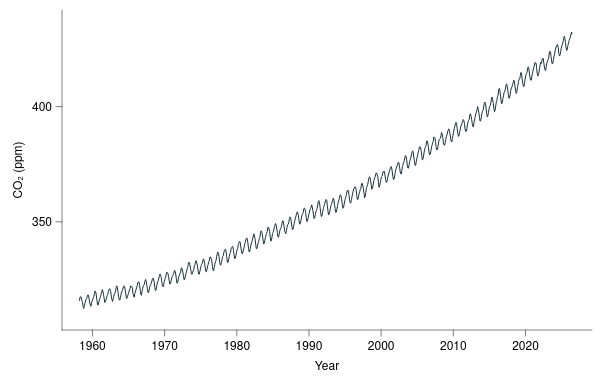

This figure's Vega-Lite source:
### Vega-Lite specification from a JSON file in a GitHub repository (floating-point values rounded to 4 significant figures; data arrays with more than 128 entries replaced by an {"elided": "..."} marker saying what was removed)
{"background": null, "config": {"arc": {"fill": "#DBDBDB", "fillOpacity": 1.0, "innerRadius": 40.0, "padAngle": 0.03, "stroke": "black", "strokeOpacity": 1, "strokeWidth": 0.25}, "area": {"fill": "#DBDBDB", "fillOpacity": 1.0, "stroke": "black", "strokeOpacity": 1, "strokeWidth": 0.25}, "axis": {"domain": true, "domainCap": "round", "domainColor": "black", "domainWidth": 0.25, "grid": false, "gridCap": "round", "gridColor": "#F1F1F1", "gridDash": [0, 0], "gridOpacity": 1.0, "gridWidth": 0.25, "labelColor": "black", "labelFont": "Helvetica Neue, HelveticaNeue, Helvetica, Arial, sans-serif", "labelFontSize": 6, "labelFontStyle": "normal", "labelFontWeight": 400, "offset": 0, "ticks": true, "tickCap": "round", "tickColor": "black", "tickRound": false, "tickSize": 3.0, "tickWidth": 0.25, "titleColor": "black", "titleFont": "Helvetica Neue, HelveticaNeue, Helvetica, Arial, sans-serif", "titleFontSize": 6, "titleFontStyle": "normal", "titleFontWeight": 400}, "axisX": {"domain": true, "labelAlign": "center", "labelAngle": 0, "labels": true, "ticks": true, "translate": 0}, "axisY": {"domain": true, "labelAlign": "right", "labelAngle": 0, "labels": true, "ticks": true, "translate": 0}, "axisRight": {"domain": true, "labelAlign": "left", "labelAngle": 0, "labels": true, "ticks": true, "translate": 0}, "axisTop": {"domain": true, "labelAlign": "center", "labelAngle": 0, "labels": true, "ticks": true, "translate": 0}, "axisBand": {"tickOffset": 0}, "bar": {"fill": "#DBDBDB", "fillOpacity": 1.0, "stroke": "black", "strokeOpacity": 1, "strokeWidth": 0.25}, "boxplot": {"size": 14.4, "ticks": {"cornerRadius": 0.25, "fill": "black", "opacity": 1, "size": 7.2, "thickness": 0.25}, "box": {"fillOpacity": 1.0, "stroke": "black", "strokeOpacity": 1, "strokeWidth": 0.25}, "median": {"cornerRadius": 0, "fill": "black", "fillOpacity": 1.0, "opacity": 1, "size": 14.4, "thickness": 0.25}, "rule": {"fill": "black", "fillOpacity": 1.0, "size": 16.0, "stroke": "black", "strokeDash": [0, 0], "strokeOpacity": 1, "strokeWidth": 0.25}, "outliers": {"color": "black", "fill": "black", "fillOpacity": 1.0, "size": 0, "stroke": "black", "strokeOpacity": 1, "strokeWidth": 0.25}}, "circle": {"fill": "black", "fillOpacity": 1.0, "size": 2.0, "stroke": null, "strokeOpacity": 1, "strokeWidth": 0.25}, "errorband": {"band": {"fillOpacity": 0.6, "stroke": null, "strokeWidth": 0.25, "strokeOpacity": 1}, "borders": {"opacity": 0, "strokeOpacity": 1, "strokeWidth": 0.25}}, "errorbar": {"opacity": 1, "rule": {"strokeDash": [0, 0], "strokeWidth": 0.25}, "ticks": {"color": "black", "cornerRadius": 0.125, "opacity": 1, "size": 9.6, "thickness": 0.25}, "thickness": 0.25}, "font": "Helvetica Neue, HelveticaNeue, Helvetica, Arial, sans-serif", "geoshape": {"fill": "#DBDBDB", "fillOpacity": 1.0, "stroke": "black", "strokeOpacity": 1, "strokeWidth": 0.25}, "header": {"labelColor": "black", "labelFont": "Helvetica Neue, HelveticaNeue, Helvetica, Arial, sans-serif", "labelFontSize": 6, "labelFontStyle": "normal", "labelFontWeight": 400, "titleColor": "black", "titleFont": "Helvetica Neue, HelveticaNeue, Helvetica, Arial, sans-serif", "titleFontSize": 6, "titleFontStyle": "normal", "titleFontWeight": 400, "titlePadding": 0}, "legend": {"disable": false, "offset": 4.5, "titlePadding": 4, "labelOffset": 2, "gradientLabelOffset": 2, "columnPadding": 4, "rowPadding": 2, "gradientThickness": 5, "gradientOpacity": 1.0, "gradientStrokeColor": "black", "gradientStrokeWidth": 0.25, "labelColor": "black", "labelFont": "Helvetica Neue, HelveticaNeue, Helvetica, Arial, sans-serif", "labelFontSize": 6, "labelFontStyle": "normal", "labelFontWeight": 400, "strokeColor": "black", "strokeWidth": 0, "symbolSize": 36, "symbolStrokeColor": "black", "symbolStrokeWidth": 0.25, "titleColor": "black", "titleFont": "Helvetica Neue, HelveticaNeue, Helvetica, Arial, sans-serif", "titleFontSize": 6, "titleFontStyle": "normal", "titleFontWeight": 400}, "line": {"color": "black", "stroke": "black", "strokeCap": "butt", "strokeDash": [0, 0], "strokeOpacity": 1, "strokeWidth": 0.5}, "point": {"filled": true, "fill": "#DBDBDB", "fillOpacity": 1.0, "size": 8.0, "stroke": "black", "strokeOpacity": 1, "strokeWidth": 0.25}, "range": {"category": ["#9D9D9D", "#28287D", "#004225", "#47266F", "#00605D", "#DBDBDB", "#7983C1", "#6E927B", "#937FB4", "#699A97"], "diverging": {"scheme": ["#4F4265", "#6A5C82", "#85789D", "#A196B7", "#BDB5CE", "#D8D6DD", "#F6F6F6", "#CED8D7", "#9DBFBD", "#75A3A0", "#518683", "#326967", "#164D4B"]}, "heatmap": {"scheme": ["#440154", "#472270", "#433E82", "#38598C", "#2C728E", "#238A8D", "#24A086", "#39B578", "#5DC862", "#96D646", "#CAE02D", "#FDE724"]}, "ordinal": {"scheme": ["#F1F1F1", "#DBDBDB", "#C6C6C6", "#B2B2B2", "#9D9D9D", "#898989", "#767676", "#636363", "#515151", "#404040", "#2F2F2F", "#1F1F1F"]}, "ramp": {"scheme": ["#440154", "#472270", "#433E82", "#38598C", "#2C728E", "#238A8D", "#24A086", "#39B578", "#5DC862", "#96D646", "#CAE02D", "#FDE724"]}}, "rule": {"color": "black", "stroke": "black", "strokeCap": "round", "strokeDash": [2, 2], "strokeOpacity": 1, "strokeWidth": 0.25}, "scale": {"barBandPaddingInner": 0.1, "rectBandPaddingInner": 0, "tickBandPaddingInner": 0.1, "bandPaddingOuter": 0.1, "bandWithNestedOffsetPaddingInner": 0.2, "bandWithNestedOffsetPaddingOuter": 0.2, "offsetBandPaddingInner": 0, "offsetBandPaddingOuter": 0, "continuousPadding": 8.0, "round": false}, "rect": {"fill": "#DBDBDB", "fillOpacity": 1.0, "stroke": "black", "strokeOpacity": 1, "strokeWidth": 0.25}, "square": {"fill": "#DBDBDB", "fillOpacity": 1.0, "size": 16.0, "stroke": "black", "strokeOpacity": 1, "strokeWidth": 0.25}, "text": {"color": "black", "font": "Helvetica Neue, HelveticaNeue, Helvetica, Arial, sans-serif", "fontSize": 6, "fontStyle": "normal", "fontWeight": 400}, "tick": {"color": "black", "cornerRadius": 0.125, "opacity": 1.0, "size": 14.4, "thickness": 0.25}, "title": {"anchor": "middle", "frame": "group", "color": "black", "font": "Helvetica Neue, HelveticaNeue, Helvetica, Arial, sans-serif", "fontSize": 6, "fontStyle": "normal", "fontWeight": 400, "subtitleColor": "black", "subtitleFont": "Helvetica Neue, HelveticaNeue, Helvetica, Arial, sans-serif", "subtitleFontSize": 6, "subtitleFontStyle": "normal", "subtitleFontWeight": 400}, "trail": {"color": "black", "opacity": 1, "size": 0.5}, "view": {"continuousWidth": 265, "continuousHeight": 160, "discreteWidth": 265, "discreteHeight": 160, "fill": null, "stroke": null, "strokeWidth": 0.25}}, "data": {"name": "data-d09b8b6b88d94b01a71a115fbf3ec98b"}, "mark": {"type": "line", "color": "#173137"}, "encoding": {"x": {"axis": {"format": "d"}, "field": "year", "scale": {"domain": [1958, 2027], "nice": false}, "title": "Year", "type": "quantitative"}, "y": {"field": "co2", "scale": {"domain": [310, 435], "nice": false}, "title": "CO₂ (ppm)", "type": "quantitative"}}, "$schema": "https://vega.github.io/schema/vega-lite/v6.4.1.json", "datasets": {"data-d09b8b6b88d94b01a71a115fbf3ec98b": {"elided": "820 records"}}}
